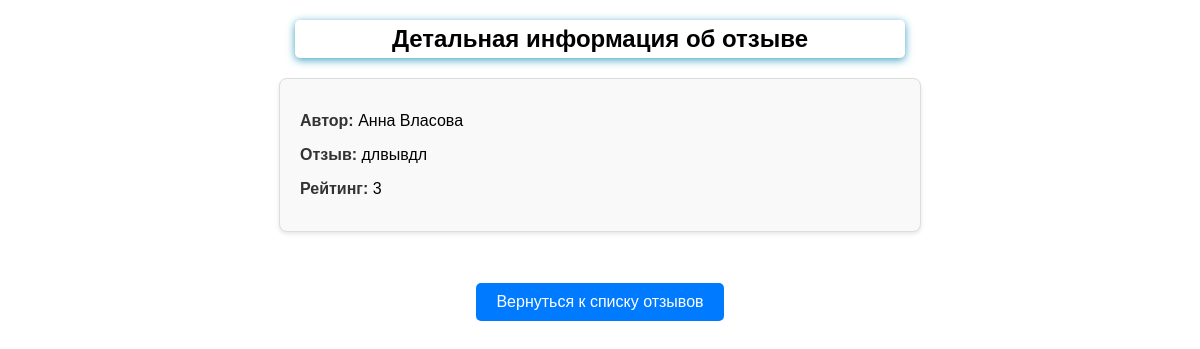
Before: /detail/4/ with the older database file.
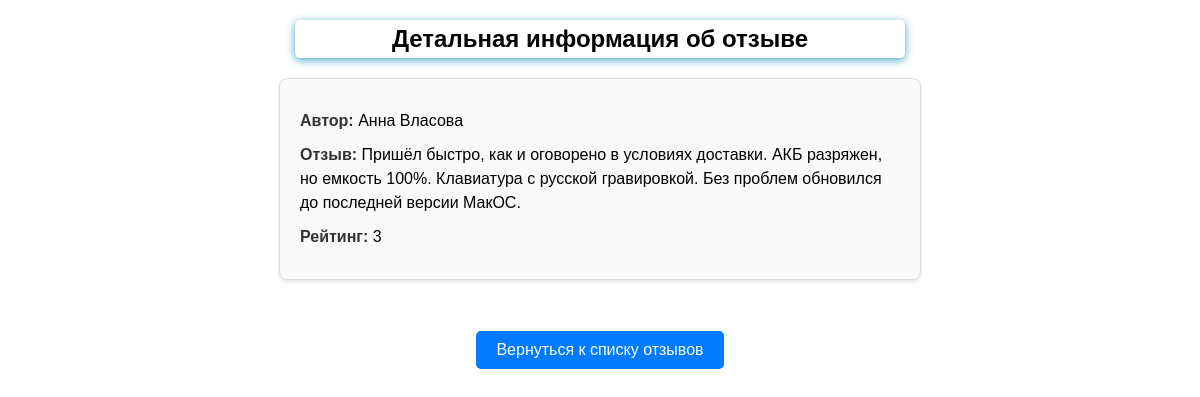
After: the same page with the newer database file.
### feedback/models.py (models this page shows)
class Feedback(models.Model):
    name = models.CharField(max_length=20, validators=[MinLengthValidator(2)])
    surname = models.CharField(max_length=20, validators=[MinLengthValidator(2)])
    feedback = models.TextField()
    rating = models.PositiveIntegerField(
        validators=[MinValueValidator(1), MaxValueValidator(10)]
    )

### feedback/views.py (the view)
# urls.py: path('detail/<int:pk>/', DetailFeedBackView.as_view(), name='detail_feedback'),
class DetailFeedBackView(DetailView):
    template_name = 'feedback/detail_feedback.html'
    model = Feedback

### feedback/templates/feedback/detail_feedback.html (shortened to what this page needs)
{% extends 'feedback/base.html' %}
{% load static %}
{% block content %}
    <link rel="stylesheet" href="{% static 'feedback/styles.css' %}">
    <h2>Детальная информация об отзыве</h2>
    <div class="feedback-detail">
        <p><strong>Автор:</strong> {{ feedback.name }} {{ feedback.surname }}</p>
        <p><strong>Отзыв:</strong> {{ feedback.feedback }}</p>
        <p><strong>Рейтинг:</strong> {{ feedback.rating }}</p>
    </div>
    <div class="button-container">
        <a href="{% url 'list_feedback' %}" class="button">Вернуться к списку отзывов</a>
    </div>
{% endblock %}

Changed rows visible on the page:
changed Feedback "Анна": feedback "длвывдл" → "Пришёл быстро, как и оговорено в условиях доставки. АКБ разряжен, но емкость 100%. Клавиатура с русской гравировкой. Без проблем обновился до последней версии МакОС."
